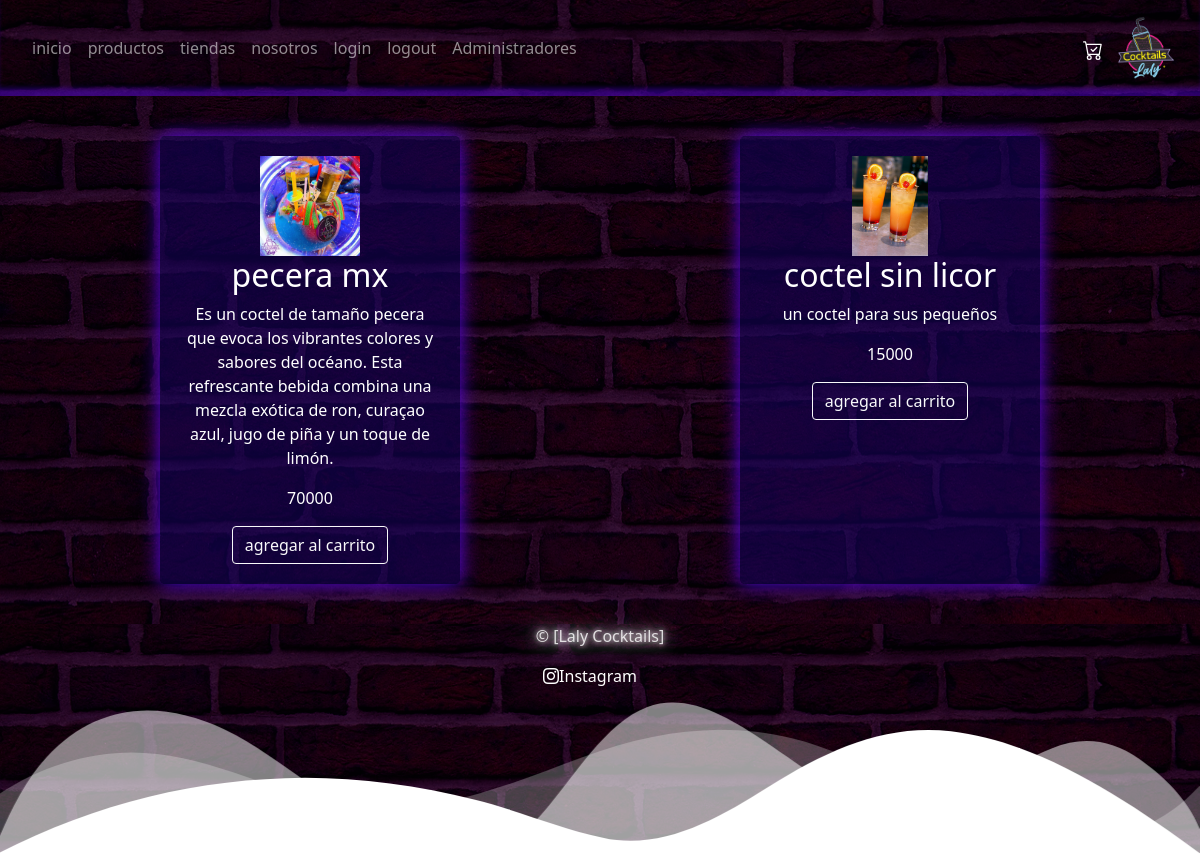
Page /productosh/ on the committed database.
### cocteleria/models.py (models this page shows, shortened)
class productos(models.Model):
    codigo = models.CharField(max_length=150, primary_key=True)
    nombrep = models.CharField(max_length=150, null=True, blank=True)
    descripcion = models.CharField(max_length=300, null=False, unique=True)
    imagen = models.ImageField( upload_to='imagenes/', verbose_name='imagen', null=True, blank=True)
    costo =  models.IntegerField( null=False)
    cantidad = models.IntegerField(null=False)
    create = models.DateTimeField(auto_now_add=True)
    update = models.DateTimeField(auto_now_add=True)

### cocteleria/views.py (the view)
# urls.py: path('productosh/', views.productosh, name='productosh'),
def productosh(request):
    producto = productos.objects.all()
    return render(request, 'productosh.html', {'productos': producto})

### cocteleria/context_processor.py (called while the page is built)
def total_carrito(request):
    total = 0
    if request.user.is_authenticated:
        if "cart" in request.session.keys():
            for key, value in request.session["cart"].items():
                total += int(value["costo"])
    return {"total_carrito": total}

### cocteleria/templates/productosh.html (shortened to what this page needs)
{% extends 'base.html' %}
{% load static %}
{% block contenido %}
<main class="mainpro">
    {% for i in productos %}
    <section class="product">
        {% if i.imagen%}
        <img src="{{ i.imagen.url }}"  height="100px" >
        {% endif %}
        <h2>{{ i.nombrep }}</h2>
        <p>{{ i.descripcion }}</p>
        <p class="precio">{{ i.costo }}</p>
        <a href="{% url 'add' i.codigo %}" class="btn btn-outline-light">agregar al carrito</a>
    </section>
    {% endfor %}
</main>
{% endblock  %}

### cocteleria/templates/base.html (shortened to what this page needs)
{% load static %}
<!doctype html>
<html lang="en">
<head>
  <link rel="stylesheet" type="text/css" href="{% static 'css/stilolayau.css' %}">
  <link href="https://cdn.jsdelivr.net/npm/bootstrap@5.2.1/dist/css/bootstrap.min.css" rel="stylesheet"
>
  <link href="https://cdn.jsdelivr.net/npm/bootstrap@5.1.3/dist/css/bootstrap.min.css" rel="stylesheet">
  <link href="https://cdnjs.cloudflare.com/ajax/libs/font-awesome/5.15.3/css/all.min.css" rel="stylesheet">
  <link rel="stylesheet" href="https://cdn.jsdelivr.net/npm/bootstrap-icons@1.8.1/font/bootstrap-icons.css">
</head>
<body>
  <header>
    <nav id=".navuno" class="navbar navbar-expand-md navbar-dark bg-dark navuno">
      <div class="container-fluid">
        <div class="collapse navbar-collapse" id="menu">
          <ul class="navbar-nav me-auto">
          <li class="nav-item">
            <a class="nav-link" aria-current="page" href="{% url 'inicio' %}">inicio</a>
          </li>
          <li class="nav-item">
            <a class="nav-link" href="{% url 'productosh' %}">productos</a>
          </li>
          <li class="nav-item">
            <a class="nav-link" href="{% url 'tiendas' %}">tiendas</a>
          </li>
          <li class="nav-item">
            <a class="nav-link" href="{% url 'nosotros' %}">nosotros</a>
          </li>
          <li class="nav-item">
            <a class="nav-link" href="{% url 'login' %}">login</a>
          </li>
          <li class="nav-item">
            <a class="nav-link" href="{% url 'logout' %}">logout</a>
          </li>
          <li class="nav-item">
            <a class="nav-link" href="/admin/">Administradores</a>
          </li>
            </ul>
          <button class="btn btn-link" type="button" data-bs-toggle="offcanvas" data-bs-target="#offcanvasRight" aria-controls="offcanvasRight"></button>
        </div>
        <div class="logo">
        <img class="imglogo" src={% static 'img/logo.png' %} alt="logo_compañia" >
        </div>
      </div>
      </nav>
  </header>
    {% block contenido %}
    {% endblock %}
  <footer>
    <p class="pfo">&copy; [Laly Cocktails]</p>
    <ul class="ulfo">
      <li class="lifo"><i class="bi-instagram"></i><a class="afo" href="https://www.instagram.com/lalycocktailss/" target="_blank" >Instagram</a></li>
    </ul>
    <div class="custom-shape-divider-bottom-1684781386">
  </div>
  </footer>
</body>
</html>

### cocteleria/static/css/stilolayau.css (style rules this page uses)
.imglogo { height: 80px; width: 60px; }
.navuno { background-image:url("../img/Pared\ purpura.png") ; background-size: cover; position: fixed; width: 100%; z-index: 999; box-shadow: inset 0px -10px 5px -2px rgba(90, 1, 255, 0.377); }
footer { background-image: url(../img/Pared\ purpura.png); background-size: cover; text-align: center; background-size: cover; }
ul { list-style: none; margin: 0; padding: 0; display: flex; justify-content: center; }
.ulfo { list-style: none; margin: 0; padding: 0; display: flex; justify-content: center; }
.lifo { text-align: center; color: #ffffff; margin-right: 20px; }
.afo { text-decoration: none ; color: #ffffff; }
.pfo { text-align: center; color:rgba(255, 255, 255, .8); text-shadow:0 0 5px #F5F5F5, 0 0 15px #F5F5F5, 0 0 30px #F5F5F5 ; }
.custom-shape-divider-bottom-1684781386 { position: relative; bottom: 0; left: 0; width: 100%; overflow: hidden; line-height: 0; transform: rotate(180deg); }
.custom-shape-divider-bottom-1684781386 svg { position: relative; display: block; width: calc(100% + 1.3px); height: 173px; transform: rotateY(180deg); }
.product { border-radius: 5px; color: #ffffff; background-color:#1403608c; box-shadow: 0 0 20px #5b07eb; margin: 20px; padding: 20px; width: 300px; text-align: center; }
.mainpro { background-image: url(../img/Pared\ purpura.png); }
main { padding: 20px; display: flex; flex-wrap: wrap; justify-content: space-around; }
.body_l, html { height: 100%; }
.body_l p, h2 { color: #ffffff; }

### rows in the picture
productos: imagen (picture), nombrep "pecera mx", descripcion "Es un coctel de tamaño pecera que evoca los vibrantes colores y sabores del océano. Esta refrescante bebida combina una mezcla exótica de ron, curaçao azul, jugo de piña y un toque de limón.", costo "70000"
productos: imagen (picture), nombrep "coctel sin licor", descripcion "un coctel para sus pequeños", costo "15000"
